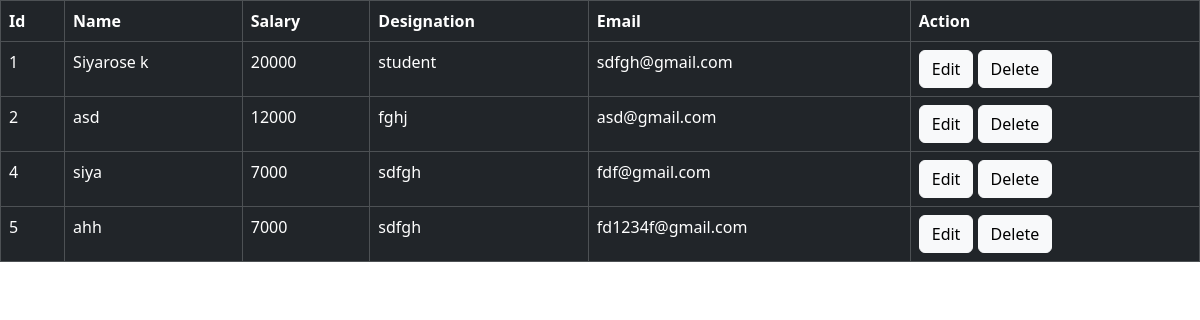
Page /list on the committed database.
### employeeapp/models.py (models this page shows, shortened)
class Employee(models.Model):
    name=models.CharField(max_length=100)
    salary=models.PositiveIntegerField()
    designation=models.CharField(max_length=100)
    email=models.EmailField(max_length=100)

### employeeapp/views.py (the view)
# urls.py: path('list',views.EmployeeList.as_view(),name="list_view"),
class EmployeeList(View):
    def get(self,request):
        emp=Employee.objects.all()
        return render(request,'emp_list.html',{'data':emp})

### employeeapp/templates/emp_list.html (shortened to what this page needs)
<!doctype html>
<html lang="en">
    <head>
        <link
            href="https://cdn.jsdelivr.net/npm/bootstrap@5.3.2/dist/css/bootstrap.min.css"
            rel="stylesheet"
        />
    </head>
    <body>
        <table class="table table-bordered table-dark">
            <thead>
                <tr>
                    <th>Id</th>
                    <th>Name</th>
                    <th>Salary</th>
                    <th>Designation</th>
                    <th>Email</th>
                    <th>Action</th>
                </tr>
            </thead>
            <tbody>
                {% for emp in data %}
                <tr>
                    <td>{{emp.id}}</td>
                    <td>{{emp.name}}</td>
                    <td>{{emp.salary}}</td>
                    <td>{{emp.designation}}</td>
                    <td>{{emp.email}}</td>
                    <td>
                        <a class="btn btn-light" href="{% url 'update_view' emp.id %}">Edit</a>
                        <a class="btn btn-light" href="{% url 'delete_view' emp.id %}">Delete</a>
                    </td>
                </tr>
                {% endfor %}
        </table>
    </body>
</html>

### rows in the picture
Employee: id "1", name "Siyarose k", salary "20000", designation "student", email "sdfgh@gmail.com"
Employee: id "2", name "asd", salary "12000", designation "fghj", email "asd@gmail.com"
Employee: id "4", name "siya", salary "7000", designation "sdfgh", email "fdf@gmail.com"
Employee: id "5", name "ahh", salary "7000", designation "sdfgh", email "fd1234f@gmail.com"
